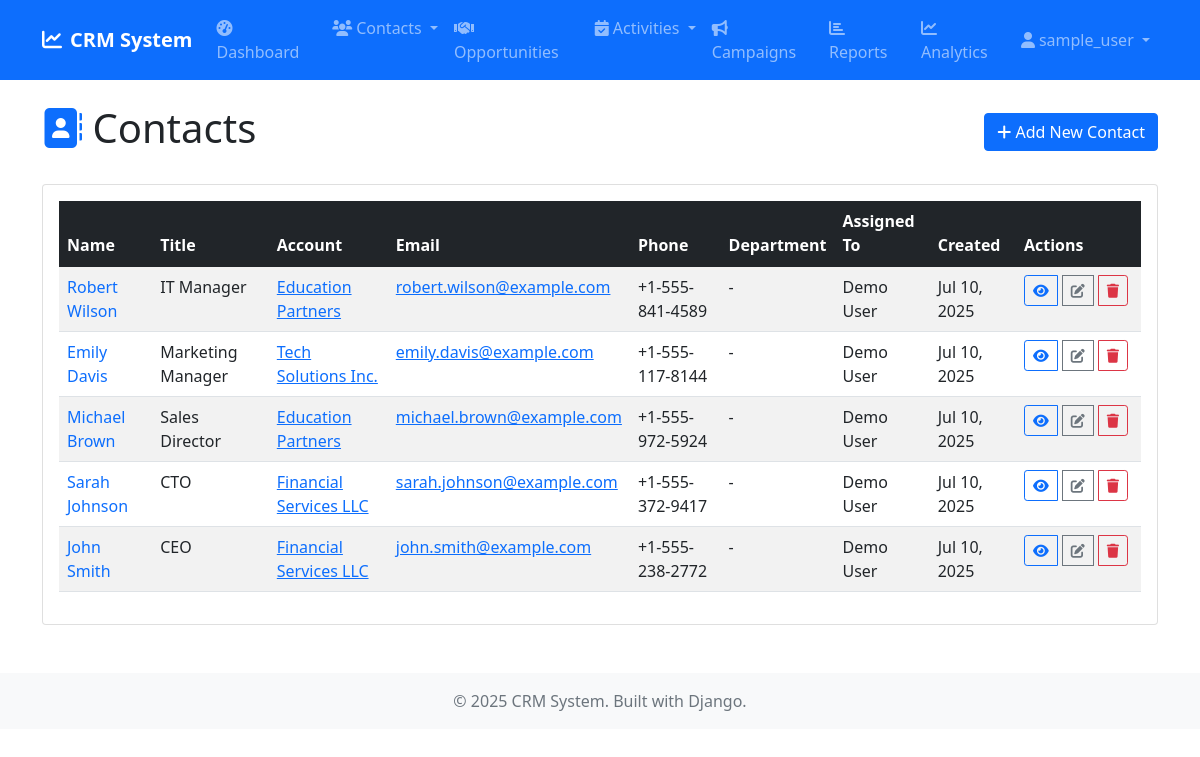
/contacts/ (signed in), run on the app's committed database.
### contacts/models.py (models this page shows, shortened)
class Contact(models.Model):
    SALUTATIONS = [
        ('mr', 'Mr.'),
        ('mrs', 'Mrs.'),
        ('ms', 'Ms.'),
        ('dr', 'Dr.'),
        ('prof', 'Prof.'),
    ]
    salutation = models.CharField(max_length=10, choices=SALUTATIONS, blank=True)
    first_name = models.CharField(max_length=100)
    last_name = models.CharField(max_length=100)
    title = models.CharField(max_length=100, blank=True)
    email = models.EmailField()
    phone = models.CharField(max_length=20, blank=True)
    mobile = models.CharField(max_length=20, blank=True)
    fax = models.CharField(max_length=20, blank=True)
    mailing_street = models.TextField(blank=True)
    mailing_city = models.CharField(max_length=100, blank=True)
    mailing_state = models.CharField(max_length=100, blank=True)
    mailing_postal_code = models.CharField(max_length=20, blank=True)
    mailing_country = models.CharField(max_length=100, blank=True)
    other_street = models.TextField(blank=True)
    other_city = models.CharField(max_length=100, blank=True)
    other_state = models.CharField(max_length=100, blank=True)
    other_postal_code = models.CharField(max_length=20, blank=True)
    other_country = models.CharField(max_length=100, blank=True)
    account = models.ForeignKey(Account, on_delete=models.CASCADE, related_name='contacts')
    reports_to = models.ForeignKey('self', on_delete=models.SET_NULL, null=True, blank=True)
    department = models.CharField(max_length=100, blank=True)
    lead_source = models.CharField(max_length=100, blank=True)
    do_not_call = models.BooleanField(default=False)
    email_opt_out = models.BooleanField(default=False)
    description = models.TextField(blank=True)
    assigned_to = models.ForeignKey(User, on_delete=models.SET_NULL, null=True, blank=True)
    created_by = models.ForeignKey(User, on_delete=models.SET_NULL, null=True, blank=True, related_name='created_contacts')
    created_at = models.DateTimeField(auto_now_add=True)
    updated_at = models.DateTimeField(auto_now=True)
    class Meta:
        ordering = ['last_name', 'first_name']
    @property
    def full_name(self):
        return f"{self.first_name} {self.last_name}"

### accounts/models.py (models this page shows, shortened)
class Account(models.Model):
    ACCOUNT_TYPES = [
        ('customer', 'Customer'),
        ('prospect', 'Prospect'),
        ('partner', 'Partner'),
        ('competitor', 'Competitor'),
        ('other', 'Other'),
    ]
    INDUSTRIES = [
        ('technology', 'Technology'),
        ('healthcare', 'Healthcare'),
        ('finance', 'Finance'),
        ('education', 'Education'),
        ('retail', 'Retail'),
        ('manufacturing', 'Manufacturing'),
        ('other', 'Other'),
    ]
    name = models.CharField(max_length=200)
    account_type = models.CharField(max_length=20, choices=ACCOUNT_TYPES, default='customer')
    industry = models.CharField(max_length=20, choices=INDUSTRIES, blank=True)
    website = models.URLField(blank=True)
    phone = models.CharField(max_length=20, blank=True)
    email = models.EmailField(blank=True)
    billing_street = models.TextField(blank=True)
    billing_city = models.CharField(max_length=100, blank=True)
    billing_state = models.CharField(max_length=100, blank=True)
    billing_postal_code = models.CharField(max_length=20, blank=True)
    billing_country = models.CharField(max_length=100, blank=True)
    shipping_street = models.TextField(blank=True)
    shipping_city = models.CharField(max_length=100, blank=True)
    shipping_state = models.CharField(max_length=100, blank=True)
    shipping_postal_code = models.CharField(max_length=20, blank=True)
    shipping_country = models.CharField(max_length=100, blank=True)
    annual_revenue = models.DecimalField(max_digits=15, decimal_places=2, null=True, blank=True)
    employees = models.IntegerField(null=True, blank=True)
    description = models.TextField(blank=True)
    assigned_to = models.ForeignKey(User, on_delete=models.SET_NULL, null=True, blank=True)
    created_by = models.ForeignKey(User, on_delete=models.SET_NULL, null=True, blank=True, related_name='created_accounts')
    created_at = models.DateTimeField(auto_now_add=True)
    updated_at = models.DateTimeField(auto_now=True)
    class Meta:
        ordering = ['name']

### contacts/views.py (the view)
# urls.py: path('', views.ContactListView.as_view(), name='list'),
class ContactListView(LoginRequiredMixin, ListView):
    model = Contact
    template_name = 'contacts/contact_list.html'
    context_object_name = 'contacts'
    paginate_by = 25
    def get_queryset(self):
        return Contact.objects.select_related('account', 'assigned_to').order_by('-created_at')

### templates/contacts/contact_list.html (shortened to what this page needs)
{% extends 'base.html' %}
{% block content %}
<div class="d-flex justify-content-between align-items-center mb-4">
    <h1><i class="fas fa-address-book text-primary"></i> Contacts</h1>
    <a href="{% url 'contacts:create' %}" class="btn btn-primary">
        <i class="fas fa-plus"></i> Add New Contact
    </a>
</div>
<div class="card">
    <div class="card-body">
        <div class="table-responsive">
            <table class="table table-striped table-hover">
                <thead class="table-dark">
                    <tr>
                        <th>Name</th>
                        <th>Title</th>
                        <th>Account</th>
                        <th>Email</th>
                        <th>Phone</th>
                        <th>Department</th>
                        <th>Assigned To</th>
                        <th>Created</th>
                        <th>Actions</th>
                    </tr>
                </thead>
                <tbody>
                    {% for contact in contacts %}
                    <tr>
                        <td>
                            <a href="{% url 'contacts:detail' contact.pk %}" class="text-decoration-none">
                                {{ contact.full_name }}
                            </a>
                        </td>
                        <td>{{ contact.title|default:"-" }}</td>
                        <td>
                            {% if contact.account %}
                                <a href="{% url 'accounts:detail' contact.account.pk %}">{{ contact.account.name }}</a>
                            {% else %}
                                -
                            {% endif %}
                        </td>
                        <td>
                            {% if contact.email %}
                                <a href="mailto:{{ contact.email }}">{{ contact.email }}</a>
                            {% endif %}
                        </td>
                        <td>{{ contact.phone|default:"-" }}</td>
                        <td>{{ contact.department|default:"-" }}</td>
                        <td>{{ contact.assigned_to.get_full_name|default:"-" }}</td>
                        <td>{{ contact.created_at|date:"M d, Y" }}</td>
                        <td>
                            <div class="btn-group" role="group">
                                <a href="{% url 'contacts:detail' contact.pk %}" class="btn btn-sm btn-outline-primary" title="View">
                                    <i class="fas fa-eye"></i>
                                </a>
                                <a href="{% url 'contacts:edit' contact.pk %}" class="btn btn-sm btn-outline-secondary" title="Edit">
                                    <i class="fas fa-edit"></i>
                                </a>
                                <a href="{% url 'contacts:delete' contact.pk %}" class="btn btn-sm btn-outline-danger" title="Delete">
                                    <i class="fas fa-trash"></i>
                                </a>
                            </div>
                        </td>
                    </tr>
                    {% endfor %}
                </tbody>
            </table>
        </div>
    </div>
</div>
{% endblock %}

### templates/base.html (shortened to what this page needs)
<!DOCTYPE html>
<html lang="en">
<head>
    <link href="https://cdn.jsdelivr.net/npm/bootstrap@5.1.3/dist/css/bootstrap.min.css" rel="stylesheet">
    <link href="https://cdnjs.cloudflare.com/ajax/libs/font-awesome/6.0.0/css/all.min.css" rel="stylesheet">
    {% load static %}
    <link href="{% static 'css/custom.css' %}" rel="stylesheet">
</head>
<body>
    <nav class="navbar navbar-expand-lg navbar-dark bg-primary">
        <div class="container">
            <a class="navbar-brand" href="{% url 'dashboard:home' %}">
                <i class="fas fa-chart-line me-2"></i>CRM System
            </a>
            {% if user.is_authenticated %}
            <div class="collapse navbar-collapse" id="navbarNav">
                <ul class="navbar-nav me-auto">
                    <li class="nav-item">
                        <a class="nav-link" href="{% url 'dashboard:home' %}">
                            <i class="fas fa-tachometer-alt me-1"></i>Dashboard
                        </a>
                    </li>
                    <li class="nav-item dropdown">
                        <a class="nav-link dropdown-toggle" href="#" role="button" data-bs-toggle="dropdown">
                            <i class="fas fa-users me-1"></i>Contacts
                        </a>
                    </li>
                    <li class="nav-item">
                        <a class="nav-link" href="{% url 'opportunities:list' %}">
                            <i class="fas fa-handshake me-1"></i>Opportunities
                        </a>
                    </li>
                    <li class="nav-item dropdown">
                        <a class="nav-link dropdown-toggle" href="#" role="button" data-bs-toggle="dropdown">
                            <i class="fas fa-calendar-check me-1"></i>Activities
                        </a>
                    </li>
                    <li class="nav-item">
                        <a class="nav-link" href="{% url 'campaigns:list' %}">
                            <i class="fas fa-bullhorn me-1"></i>Campaigns
                        </a>
                    </li>
                    <li class="nav-item">
                        <a class="nav-link" href="{% url 'dashboard:reports' %}">
                            <i class="fas fa-chart-bar me-1"></i>Reports
                        </a>
                    </li>
                    <li class="nav-item">
                        <a class="nav-link" href="{% url 'dashboard:analytics' %}">
                            <i class="fas fa-chart-line me-1"></i>Analytics
                        </a>
                    </li>
                </ul>
                <ul class="navbar-nav">
                    <li class="nav-item dropdown">
                        <a class="nav-link dropdown-toggle" href="#" role="button" data-bs-toggle="dropdown">
                            <i class="fas fa-user me-1"></i>{{ user.username }}
                        </a>
                    </li>
                </ul>
            </div>
            {% endif %}
        </div>
    </nav>
    <main class="container my-4">
        {% block content %}
        {% endblock %}
    </main>
    <footer class="bg-light text-center py-3 mt-5">
        <div class="container">
            <p class="text-muted mb-0">&copy; 2025 CRM System. Built with Django.</p>
        </div>
    </footer>
</body>
</html>

### static/css/custom.css (style rules this page uses)
.navbar-brand { font-weight: bold; }
.btn-sm { margin-right: 5px; }

### data on the page
Contact: full_name "Robert Wilson", title "IT Manager", account.name "Education Partners", email "robert.wilson@example.com", phone "+1-555-841-4589", department "-", assigned_to.get_full_name "Demo User", created_at "Jul 10, 2025"
Contact: full_name "Emily Davis", title "Marketing Manager", account.name "Tech Solutions Inc.", email "emily.davis@example.com", phone "+1-555-117-8144", department "-", assigned_to.get_full_name "Demo User", created_at "Jul 10, 2025"
Contact: full_name "Michael Brown", title "Sales Director", account.name "Education Partners", email "michael.brown@example.com", phone "+1-555-972-5924", department "-", assigned_to.get_full_name "Demo User", created_at "Jul 10, 2025"
Contact: full_name "Sarah Johnson", title "CTO", account.name "Financial Services LLC", email "sarah.johnson@example.com", phone "+1-555-372-9417", department "-", assigned_to.get_full_name "Demo User", created_at "Jul 10, 2025"
Contact: full_name "John Smith", title "CEO", account.name "Financial Services LLC", email "john.smith@example.com", phone "+1-555-238-2772", department "-", assigned_to.get_full_name "Demo User", created_at "Jul 10, 2025"

### other printed values
{{ user.username }} "sample_user"
